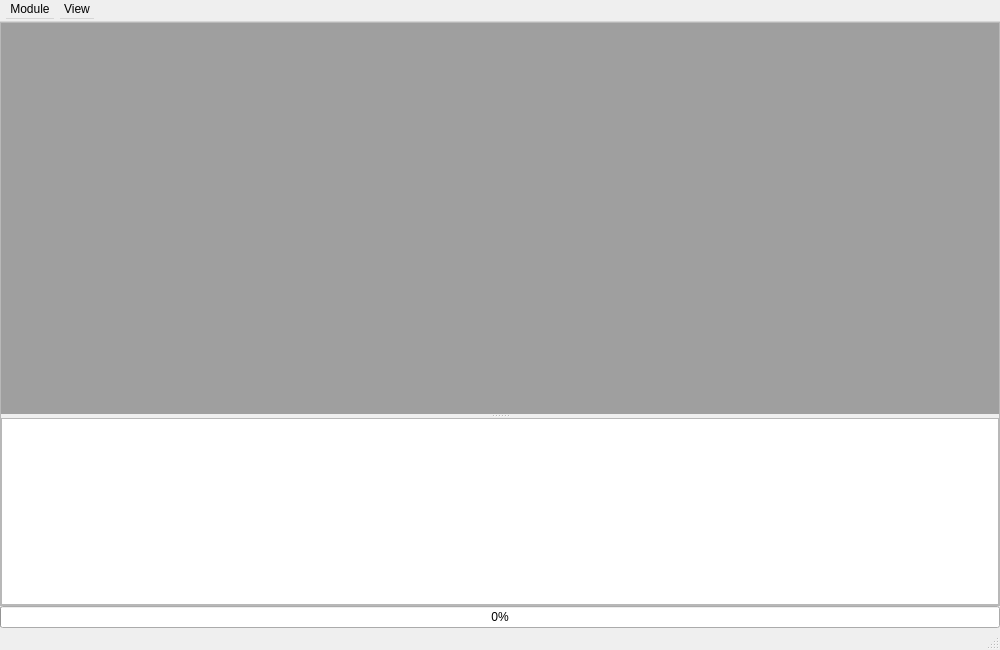
<?xml version="1.0" encoding="UTF-8"?>
<ui version="4.0">
 <class>MainWindow</class>
 <widget class="QMainWindow" name="MainWindow">
  <property name="geometry">
   <rect>
    <x>0</x>
    <y>0</y>
    <width>1000</width>
    <height>650</height>
   </rect>
  </property>
  <property name="sizePolicy">
   <sizepolicy hsizetype="Preferred" vsizetype="Preferred">
    <horstretch>0</horstretch>
    <verstretch>0</verstretch>
   </sizepolicy>
  </property>
  <property name="windowTitle">
   <string>MainWindow</string>
  </property>
  <property name="unifiedTitleAndToolBarOnMac">
   <bool>false</bool>
  </property>
  <widget class="QWidget" name="centralwidget">
   <layout class="QGridLayout" name="gridLayout">
    <property name="leftMargin">
     <number>0</number>
    </property>
    <property name="topMargin">
     <number>0</number>
    </property>
    <property name="rightMargin">
     <number>0</number>
    </property>
    <property name="bottomMargin">
     <number>0</number>
    </property>
    <property name="spacing">
     <number>0</number>
    </property>
    <item row="3" column="0">
     <widget class="QProgressBar" name="progressbar">
      <property name="sizePolicy">
       <sizepolicy hsizetype="Preferred" vsizetype="Fixed">
        <horstretch>1</horstretch>
        <verstretch>0</verstretch>
       </sizepolicy>
      </property>
      <property name="minimumSize">
       <size>
        <width>0</width>
        <height>0</height>
       </size>
      </property>
      <property name="maximumSize">
       <size>
        <width>16777215</width>
        <height>30</height>
       </size>
      </property>
      <property name="value">
       <number>0</number>
      </property>
      <property name="alignment">
       <set>Qt::AlignCenter</set>
      </property>
     </widget>
    </item>
    <item row="0" column="0">
     <widget class="QFrame" name="mainframe">
      <property name="frameShape">
       <enum>QFrame::StyledPanel</enum>
      </property>
      <property name="frameShadow">
       <enum>QFrame::Raised</enum>
      </property>
      <layout class="QGridLayout" name="gridLayout_2">
       <property name="leftMargin">
        <number>0</number>
       </property>
       <property name="topMargin">
        <number>0</number>
       </property>
       <property name="rightMargin">
        <number>0</number>
       </property>
       <property name="bottomMargin">
        <number>0</number>
       </property>
       <property name="spacing">
        <number>0</number>
       </property>
       <item row="0" column="0">
        <widget class="QSplitter" name="splitter">
         <property name="orientation">
          <enum>Qt::Vertical</enum>
         </property>
         <widget class="QMdiArea" name="mdi">
          <property name="sizePolicy">
           <sizepolicy hsizetype="Expanding" vsizetype="Expanding">
            <horstretch>0</horstretch>
            <verstretch>1</verstretch>
           </sizepolicy>
          </property>
          <property name="mouseTracking">
           <bool>true</bool>
          </property>
          <property name="focusPolicy">
           <enum>Qt::StrongFocus</enum>
          </property>
          <property name="viewMode">
           <enum>QMdiArea::TabbedView</enum>
          </property>
          <property name="tabsClosable">
           <bool>true</bool>
          </property>
          <property name="tabsMovable">
           <bool>true</bool>
          </property>
          <property name="tabPosition">
           <enum>QTabWidget::North</enum>
          </property>
         </widget>
         <widget class="QListWidget" name="listbox">
          <property name="sizePolicy">
           <sizepolicy hsizetype="Preferred" vsizetype="MinimumExpanding">
            <horstretch>0</horstretch>
            <verstretch>1</verstretch>
           </sizepolicy>
          </property>
          <property name="minimumSize">
           <size>
            <width>0</width>
            <height>100</height>
           </size>
          </property>
          <property name="maximumSize">
           <size>
            <width>16777215</width>
            <height>300</height>
           </size>
          </property>
          <property name="font">
           <font>
            <family>Arial</family>
           </font>
          </property>
          <property name="focusPolicy">
           <enum>Qt::NoFocus</enum>
          </property>
          <property name="autoScrollMargin">
           <number>-1</number>
          </property>
          <property name="iconSize">
           <size>
            <width>10</width>
            <height>10</height>
           </size>
          </property>
         </widget>
        </widget>
       </item>
      </layout>
     </widget>
    </item>
    <item row="2" column="0">
     <widget class="QFrame" name="horizontalFrame">
      <property name="sizePolicy">
       <sizepolicy hsizetype="Preferred" vsizetype="Fixed">
        <horstretch>11</horstretch>
        <verstretch>0</verstretch>
       </sizepolicy>
      </property>
      <property name="maximumSize">
       <size>
        <width>16777215</width>
        <height>0</height>
       </size>
      </property>
      <layout class="QHBoxLayout" name="horizontalLayout">
       <item>
        <widget class="QLabel" name="authorLabel">
         <property name="sizePolicy">
          <sizepolicy hsizetype="Fixed" vsizetype="Preferred">
           <horstretch>0</horstretch>
           <verstretch>0</verstretch>
          </sizepolicy>
         </property>
         <property name="minimumSize">
          <size>
           <width>150</width>
           <height>0</height>
          </size>
         </property>
         <property name="maximumSize">
          <size>
           <width>16777215</width>
           <height>15</height>
          </size>
         </property>
         <property name="cursor">
          <cursorShape>PointingHandCursor</cursorShape>
         </property>
         <property name="text">
          <string>© 8,2017 Peihong Man.</string>
         </property>
         <property name="alignment">
          <set>Qt::AlignCenter</set>
         </property>
        </widget>
       </item>
       <item>
        <widget class="QLabel" name="status1">
         <property name="sizePolicy">
          <sizepolicy hsizetype="Expanding" vsizetype="Fixed">
           <horstretch>1</horstretch>
           <verstretch>0</verstretch>
          </sizepolicy>
         </property>
         <property name="minimumSize">
          <size>
           <width>0</width>
           <height>0</height>
          </size>
         </property>
         <property name="maximumSize">
          <size>
           <width>16777215</width>
           <height>15</height>
          </size>
         </property>
         <property name="text">
          <string>&lt;html&gt;&lt;head/&gt;&lt;body&gt;&lt;p&gt;Welcome to the Toolbox. Press Ctrl+M to see document/help.&lt;/p&gt;&lt;/body&gt;&lt;/html&gt;</string>
         </property>
         <property name="alignment">
          <set>Qt::AlignCenter</set>
         </property>
         <property name="margin">
          <number>0</number>
         </property>
        </widget>
       </item>
       <item>
        <widget class="QLabel" name="status2">
         <property name="sizePolicy">
          <sizepolicy hsizetype="Fixed" vsizetype="Preferred">
           <horstretch>0</horstretch>
           <verstretch>0</verstretch>
          </sizepolicy>
         </property>
         <property name="minimumSize">
          <size>
           <width>150</width>
           <height>0</height>
          </size>
         </property>
         <property name="maximumSize">
          <size>
           <width>150</width>
           <height>15</height>
          </size>
         </property>
         <property name="text">
          <string>FTIR fitting tool</string>
         </property>
         <property name="alignment">
          <set>Qt::AlignCenter</set>
         </property>
        </widget>
       </item>
      </layout>
     </widget>
    </item>
   </layout>
  </widget>
  <widget class="QStatusBar" name="statusbar">
   <property name="sizePolicy">
    <sizepolicy hsizetype="Preferred" vsizetype="Fixed">
     <horstretch>0</horstretch>
     <verstretch>0</verstretch>
    </sizepolicy>
   </property>
  </widget>
  <widget class="QMenuBar" name="menuBar">
   <property name="geometry">
    <rect>
     <x>0</x>
     <y>0</y>
     <width>1000</width>
     <height>22</height>
    </rect>
   </property>
   <property name="sizePolicy">
    <sizepolicy hsizetype="MinimumExpanding" vsizetype="Fixed">
     <horstretch>0</horstretch>
     <verstretch>0</verstretch>
    </sizepolicy>
   </property>
   <property name="minimumSize">
    <size>
     <width>0</width>
     <height>22</height>
    </size>
   </property>
   <property name="maximumSize">
    <size>
     <width>16777215</width>
     <height>22</height>
    </size>
   </property>
   <widget class="QMenu" name="menuAdd">
    <property name="title">
     <string>Module</string>
    </property>
    <addaction name="separator"/>
    <addaction name="openhelp"/>
    <addaction name="separator"/>
    <addaction name="actionQuit"/>
   </widget>
   <widget class="QMenu" name="menuView">
    <property name="title">
     <string>View</string>
    </property>
    <addaction name="actionMinimize"/>
    <addaction name="actionNormal"/>
    <addaction name="actionFullscreen"/>
   </widget>
   <addaction name="menuAdd"/>
   <addaction name="menuView"/>
  </widget>
  <action name="openftir">
   <property name="text">
    <string>FTIR fitting tool v3</string>
   </property>
   <property name="shortcut">
    <string>Ctrl+5</string>
   </property>
  </action>
  <action name="openhelp">
   <property name="text">
    <string>Document...</string>
   </property>
   <property name="shortcut">
    <string>Ctrl+M</string>
   </property>
  </action>
  <action name="openkp">
   <property name="text">
    <string>Kp method</string>
   </property>
   <property name="shortcut">
    <string>Ctrl+6</string>
   </property>
  </action>
  <action name="openMCT">
   <property name="text">
    <string>MCT calculator</string>
   </property>
   <property name="shortcut">
    <string>Ctrl+1</string>
   </property>
  </action>
  <action name="opengrowthtemp">
   <property name="text">
    <string>Growth temp calculator</string>
   </property>
   <property name="shortcut">
    <string>Ctrl+2</string>
   </property>
  </action>
  <action name="opendatabase">
   <property name="text">
    <string>MBE databse updator</string>
   </property>
   <property name="shortcut">
    <string>Ctrl+2</string>
   </property>
  </action>
  <action name="openbackup">
   <property name="text">
    <string>Backup / LN2 order</string>
   </property>
   <property name="shortcut">
    <string>Ctrl+3</string>
   </property>
  </action>
  <action name="openXRD">
   <property name="text">
    <string>XRD T3SL analyzer</string>
   </property>
   <property name="shortcut">
    <string>Ctrl+4</string>
   </property>
  </action>
  <action name="opengrade">
   <property name="text">
    <string>Grade analyzer</string>
   </property>
   <property name="shortcut">
    <string>Ctrl+7</string>
   </property>
  </action>
  <action name="actionQuit">
   <property name="text">
    <string>Quit</string>
   </property>
   <property name="shortcut">
    <string/>
   </property>
  </action>
  <action name="actionFullscreen">
   <property name="text">
    <string>Enter Full Screen</string>
   </property>
  </action>
  <action name="actionMinimize">
   <property name="text">
    <string>Minimize</string>
   </property>
  </action>
  <action name="actionNormal">
   <property name="text">
    <string>Normal</string>
   </property>
  </action>
 </widget>
 <resources/>
 <connections>
  <connection>
   <sender>actionQuit</sender>
   <signal>triggered()</signal>
   <receiver>MainWindow</receiver>
   <slot>close()</slot>
   <hints>
    <hint type="sourcelabel">
     <x>-1</x>
     <y>-1</y>
    </hint>
    <hint type="destinationlabel">
     <x>499</x>
     <y>324</y>
    </hint>
   </hints>
  </connection>
  <connection>
   <sender>actionFullscreen</sender>
   <signal>triggered()</signal>
   <receiver>MainWindow</receiver>
   <slot>showFullScreen()</slot>
   <hints>
    <hint type="sourcelabel">
     <x>-1</x>
     <y>-1</y>
    </hint>
    <hint type="destinationlabel">
     <x>499</x>
     <y>324</y>
    </hint>
   </hints>
  </connection>
  <connection>
   <sender>actionMinimize</sender>
   <signal>triggered()</signal>
   <receiver>MainWindow</receiver>
   <slot>showMinimized()</slot>
   <hints>
    <hint type="sourcelabel">
     <x>-1</x>
     <y>-1</y>
    </hint>
    <hint type="destinationlabel">
     <x>499</x>
     <y>324</y>
    </hint>
   </hints>
  </connection>
  <connection>
   <sender>actionNormal</sender>
   <signal>triggered()</signal>
   <receiver>MainWindow</receiver>
   <slot>showNormal()</slot>
   <hints>
    <hint type="sourcelabel">
     <x>-1</x>
     <y>-1</y>
    </hint>
    <hint type="destinationlabel">
     <x>499</x>
     <y>324</y>
    </hint>
   </hints>
  </connection>
 </connections>
</ui>
